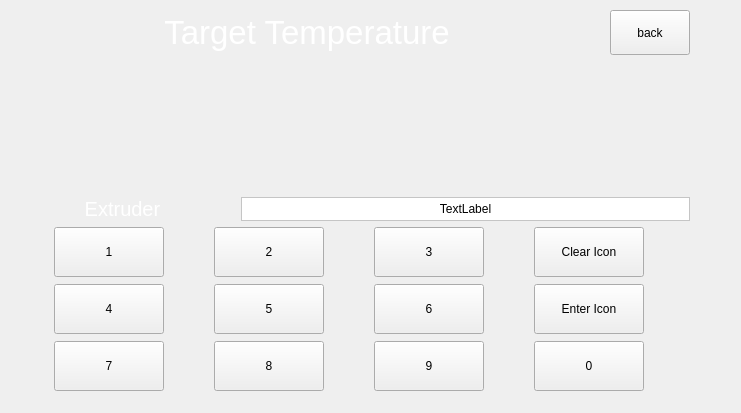
<?xml version="1.0" encoding="UTF-8"?>
<ui version="4.0">
 <class>customNumpad</class>
 <widget class="QWidget" name="customNumpad">
  <property name="geometry">
   <rect>
    <x>0</x>
    <y>0</y>
    <width>741</width>
    <height>413</height>
   </rect>
  </property>
  <property name="windowTitle">
   <string>Form</string>
  </property>
  <widget class="QFrame" name="Input_frame">
   <property name="geometry">
    <rect>
     <x>0</x>
     <y>0</y>
     <width>700</width>
     <height>400</height>
    </rect>
   </property>
   <property name="frameShape">
    <enum>QFrame::Panel</enum>
   </property>
   <property name="frameShadow">
    <enum>QFrame::Plain</enum>
   </property>
   <property name="lineWidth">
    <number>0</number>
   </property>
   <layout class="QVBoxLayout" name="verticalLayout" stretch="0,1,0,10">
    <property name="leftMargin">
     <number>10</number>
    </property>
    <property name="topMargin">
     <number>10</number>
    </property>
    <property name="rightMargin">
     <number>10</number>
    </property>
    <item>
     <layout class="QHBoxLayout" name="title_layout" stretch="4,0">
      <item>
       <widget class="QLabel" name="numpad_title">
        <property name="font">
         <font>
          <pointsize>25</pointsize>
         </font>
        </property>
        <property name="styleSheet">
         <string notr="true">background: transparent; color: white;</string>
        </property>
        <property name="text">
         <string>Target Temperature</string>
        </property>
        <property name="alignment">
         <set>Qt::AlignCenter</set>
        </property>
       </widget>
      </item>
      <item>
       <widget class="QPushButton" name="numpad_back_btn">
        <property name="minimumSize">
         <size>
          <width>0</width>
          <height>45</height>
         </size>
        </property>
        <property name="text">
         <string>back</string>
        </property>
       </widget>
      </item>
     </layout>
    </item>
    <item>
     <spacer name="horizontalSpacer">
      <property name="orientation">
       <enum>Qt::Horizontal</enum>
      </property>
      <property name="sizeHint" stdset="0">
       <size>
        <width>40</width>
        <height>5</height>
       </size>
      </property>
     </spacer>
    </item>
    <item>
     <layout class="QHBoxLayout" name="horizontalLayout" stretch="1,2">
      <item>
       <widget class="QLabel" name="heater">
        <property name="font">
         <font>
          <pointsize>15</pointsize>
         </font>
        </property>
        <property name="styleSheet">
         <string notr="true">background: transparent; color: white;</string>
        </property>
        <property name="text">
         <string>Extruder</string>
        </property>
        <property name="alignment">
         <set>Qt::AlignCenter</set>
        </property>
       </widget>
      </item>
      <item>
       <widget class="QLabel" name="inserted_value">
        <property name="styleSheet">
         <string notr="true">color: black;
background-color: rgb(255, 255, 255);</string>
        </property>
        <property name="frameShape">
         <enum>QFrame::StyledPanel</enum>
        </property>
        <property name="text">
         <string>TextLabel</string>
        </property>
        <property name="alignment">
         <set>Qt::AlignCenter</set>
        </property>
        <property name="textInteractionFlags">
         <set>Qt::LinksAccessibleByMouse</set>
        </property>
       </widget>
      </item>
     </layout>
    </item>
    <item>
     <layout class="QGridLayout" name="gridLayout" rowstretch="0,0,0" columnstretch="0,0,0,0" rowminimumheight="0,0,0" columnminimumwidth="0,0,0,0">
      <property name="sizeConstraint">
       <enum>QLayout::SetDefaultConstraint</enum>
      </property>
      <property name="horizontalSpacing">
       <number>6</number>
      </property>
      <property name="verticalSpacing">
       <number>7</number>
      </property>
      <item row="0" column="2">
       <widget class="QPushButton" name="numpad_3">
        <property name="sizePolicy">
         <sizepolicy hsizetype="Fixed" vsizetype="Fixed">
          <horstretch>0</horstretch>
          <verstretch>0</verstretch>
         </sizepolicy>
        </property>
        <property name="minimumSize">
         <size>
          <width>110</width>
          <height>50</height>
         </size>
        </property>
        <property name="text">
         <string>3</string>
        </property>
       </widget>
      </item>
      <item row="0" column="1">
       <widget class="QPushButton" name="numpad_2">
        <property name="sizePolicy">
         <sizepolicy hsizetype="Fixed" vsizetype="Fixed">
          <horstretch>0</horstretch>
          <verstretch>0</verstretch>
         </sizepolicy>
        </property>
        <property name="minimumSize">
         <size>
          <width>110</width>
          <height>50</height>
         </size>
        </property>
        <property name="text">
         <string>2</string>
        </property>
       </widget>
      </item>
      <item row="0" column="0">
       <widget class="QPushButton" name="numpad_1">
        <property name="sizePolicy">
         <sizepolicy hsizetype="Fixed" vsizetype="Fixed">
          <horstretch>0</horstretch>
          <verstretch>0</verstretch>
         </sizepolicy>
        </property>
        <property name="minimumSize">
         <size>
          <width>110</width>
          <height>50</height>
         </size>
        </property>
        <property name="text">
         <string>1</string>
        </property>
       </widget>
      </item>
      <item row="0" column="3">
       <widget class="QPushButton" name="numpad_clear">
        <property name="sizePolicy">
         <sizepolicy hsizetype="Fixed" vsizetype="Fixed">
          <horstretch>0</horstretch>
          <verstretch>0</verstretch>
         </sizepolicy>
        </property>
        <property name="minimumSize">
         <size>
          <width>110</width>
          <height>50</height>
         </size>
        </property>
        <property name="text">
         <string>Clear Icon</string>
        </property>
       </widget>
      </item>
      <item row="1" column="0">
       <widget class="QPushButton" name="numpad_4">
        <property name="sizePolicy">
         <sizepolicy hsizetype="Fixed" vsizetype="Fixed">
          <horstretch>0</horstretch>
          <verstretch>0</verstretch>
         </sizepolicy>
        </property>
        <property name="minimumSize">
         <size>
          <width>110</width>
          <height>50</height>
         </size>
        </property>
        <property name="text">
         <string>4</string>
        </property>
       </widget>
      </item>
      <item row="1" column="1">
       <widget class="QPushButton" name="numpad_5">
        <property name="sizePolicy">
         <sizepolicy hsizetype="Fixed" vsizetype="Fixed">
          <horstretch>0</horstretch>
          <verstretch>0</verstretch>
         </sizepolicy>
        </property>
        <property name="minimumSize">
         <size>
          <width>110</width>
          <height>50</height>
         </size>
        </property>
        <property name="text">
         <string>5</string>
        </property>
       </widget>
      </item>
      <item row="1" column="2">
       <widget class="QPushButton" name="numpad_6">
        <property name="sizePolicy">
         <sizepolicy hsizetype="Fixed" vsizetype="Fixed">
          <horstretch>0</horstretch>
          <verstretch>0</verstretch>
         </sizepolicy>
        </property>
        <property name="minimumSize">
         <size>
          <width>110</width>
          <height>50</height>
         </size>
        </property>
        <property name="text">
         <string>6</string>
        </property>
       </widget>
      </item>
      <item row="1" column="3">
       <widget class="QPushButton" name="numpad_enter">
        <property name="sizePolicy">
         <sizepolicy hsizetype="Fixed" vsizetype="Fixed">
          <horstretch>0</horstretch>
          <verstretch>0</verstretch>
         </sizepolicy>
        </property>
        <property name="minimumSize">
         <size>
          <width>110</width>
          <height>50</height>
         </size>
        </property>
        <property name="text">
         <string>Enter Icon</string>
        </property>
       </widget>
      </item>
      <item row="2" column="0">
       <widget class="QPushButton" name="numpad_7">
        <property name="sizePolicy">
         <sizepolicy hsizetype="Fixed" vsizetype="Fixed">
          <horstretch>0</horstretch>
          <verstretch>0</verstretch>
         </sizepolicy>
        </property>
        <property name="minimumSize">
         <size>
          <width>110</width>
          <height>50</height>
         </size>
        </property>
        <property name="text">
         <string>7</string>
        </property>
       </widget>
      </item>
      <item row="2" column="1">
       <widget class="QPushButton" name="numpad_8">
        <property name="sizePolicy">
         <sizepolicy hsizetype="Fixed" vsizetype="Fixed">
          <horstretch>0</horstretch>
          <verstretch>0</verstretch>
         </sizepolicy>
        </property>
        <property name="minimumSize">
         <size>
          <width>110</width>
          <height>50</height>
         </size>
        </property>
        <property name="text">
         <string>8</string>
        </property>
       </widget>
      </item>
      <item row="2" column="2">
       <widget class="QPushButton" name="numpad_9">
        <property name="sizePolicy">
         <sizepolicy hsizetype="Fixed" vsizetype="Fixed">
          <horstretch>0</horstretch>
          <verstretch>0</verstretch>
         </sizepolicy>
        </property>
        <property name="minimumSize">
         <size>
          <width>110</width>
          <height>50</height>
         </size>
        </property>
        <property name="text">
         <string>9</string>
        </property>
       </widget>
      </item>
      <item row="2" column="3">
       <widget class="QPushButton" name="numpad_0">
        <property name="sizePolicy">
         <sizepolicy hsizetype="Fixed" vsizetype="Fixed">
          <horstretch>0</horstretch>
          <verstretch>0</verstretch>
         </sizepolicy>
        </property>
        <property name="minimumSize">
         <size>
          <width>110</width>
          <height>50</height>
         </size>
        </property>
        <property name="text">
         <string>0</string>
        </property>
       </widget>
      </item>
     </layout>
    </item>
   </layout>
  </widget>
 </widget>
 <resources/>
 <connections/>
</ui>
